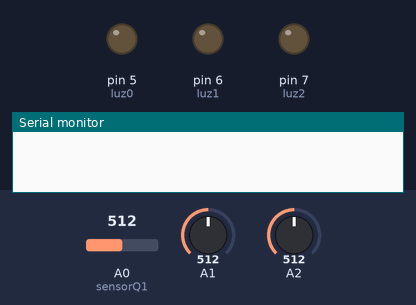
A sketch run on a simulated Arduino Uno, built with avr-gcc and run on an emulated ATmega328P. Parts: output pins drawn as LEDs (lit = HIGH), the last lines printed to the serial monitor. The test bench sets the inputs (shaded band); at power-on: A1 = 512, A2 = 512, A0 (sensorQ1) = 512.

Above: at 1.2 s.
1.3 s: A1 set to 325
4.3 s: A1 set to 304
5.8 s: A2 set to 329
At 8.6 s:
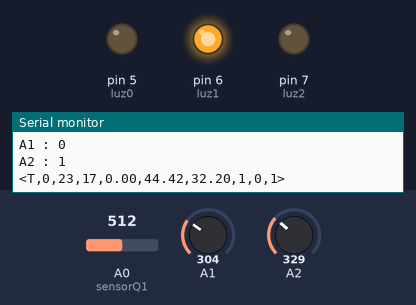
8.8 s: A2 set to 306
10.3 s: A0 (sensorQ1) set to 75
At 13.0 s:
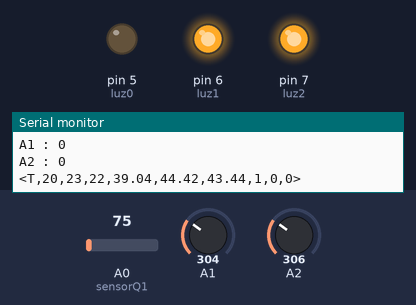
13.3 s: A0 (sensorQ1) set to 67
At 17.6 s:
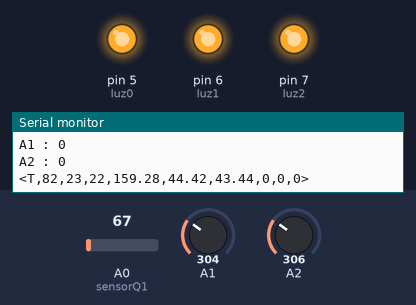
Timing chart, 0 to 17.9 s (numbered marks = the images above; inputs shaded):
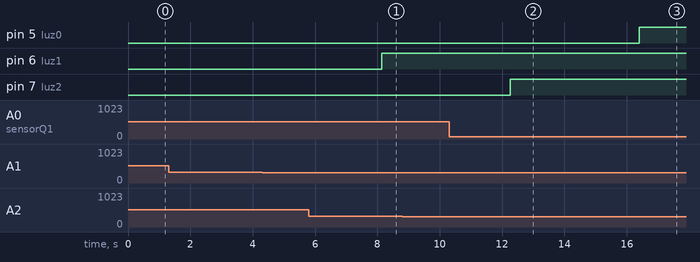

Measured:
- the behaviour switches between 72 and 71 on A0 (sensorQ1) (found by bisection; images 2 and 3)
- after the input at 4.3 s, every drawn part: stays the same
- after the input at 8.8 s, every drawn part: stays the same

The sketch:

tanques.ino
```cpp
/*********
  Enrique Coloch
  Complete project details at:

*********/

#include <SoftwareSerial.h>

#define sensorQ1  A0
#define sensorQ2  A1
#define sensorQ3  A2

#define luz0 5
#define luz1 6
#define luz2 7

int lecturaS0=0;
int lecturaS1=0;
int lecturaS2=0;

//altura de tanques

const int H_Q = 193;
float H_QR = 193.00;
const int CAPACIDAD = 1178;

int nivelQ0;
int nivelQ1;
int nivelQ2;
float xQ0;
float xQ1;
float xQ2;
int a0;
int a1;
int a2;


SoftwareSerial Bt(3, 4);
int input_serial=0;

void setup(){
  Serial.begin(9600);
  Bt.begin(9600);
  pinMode(sensorQ1,INPUT);
  pinMode(luz0,OUTPUT);
  pinMode(luz1,OUTPUT);
  pinMode(luz2,OUTPUT);

  digitalWrite(luz0,LOW);
  digitalWrite(luz1,LOW);
  digitalWrite(luz2,LOW);
}

int readSensors(){

  int samplesQuantity = 20;
  int promedio=0;
  int samples[samplesQuantity];
  int sumatoria;

  sumatoria=0;
  for(int i =0; i< samplesQuantity; i++){
    samples[i] = analogRead(A0);
    delay(200);
  }

  for(int i=0; i < samplesQuantity ;i++){
    sumatoria = sumatoria + samples[i];
  }

  lecturaS0 = (int) sumatoria / samplesQuantity;

  sumatoria=0;

  for(int i=0; i< samplesQuantity; i++){
    samples[i] = analogRead(A1);
  }

  for(int i=0; i < samplesQuantity ;i++){
    sumatoria = sumatoria + samples[i];
  }

  lecturaS1 = (int) sumatoria / samplesQuantity;

  sumatoria=0;

  for(int i =0; i< samplesQuantity; i++){
    samples[i] = analogRead(A2);
  }

  for(int i=0; i < samplesQuantity ;i++){
    //Serial.print(String(samples[i]) +",");
    sumatoria = sumatoria + samples[i];
  }

  //delay(200);
  lecturaS2 = (int) sumatoria / samplesQuantity;
  //Serial.println(lecturaS2);
}

int calculoNivel(int valor){
  int nivel;
  long distancia;
  int h;

  distancia = 500 * (long) valor;
  distancia = distancia /1023;
  if(distancia >= H_Q ){
     nivel = 0;
  }else if(distancia <=0 ){
    nivel = 100;
  }else{
    h = H_Q - distancia;
    nivel = (int) h * 100;
    nivel = (int) nivel / H_Q;
  }
  return nivel;
}

float obtener_distancia_h(int valor){
  //long distancia;
  //int h;

  float distancia;
  float h;

  distancia = 500 * (float) valor;
  distancia = distancia /1023;

  if(distancia >= H_QR ){
    h = 0;
  }else if(distancia <=0 ){
    h = H_QR;
  }else{
    h = H_QR - distancia;
  }

  return h;
}

void loop(){

  String recibido;

  readSensors();

  if (Serial.available()>0){
    recibido = Serial.readString();
    input_serial = recibido.toInt();
    Serial.flush();
  }
  Serial.println("INPUTSERIAL: " + String(input_serial));

  /*
  lecturaS0 = input_serial;
  lecturaS1 = input_serial;
  lecturaS2 = input_serial;
  */

  nivelQ0 =  calculoNivel(lecturaS0);
  nivelQ1 =  calculoNivel(lecturaS1);
  nivelQ2 =  calculoNivel(lecturaS2);

  xQ0 = obtener_distancia_h(lecturaS0);
  xQ1 = obtener_distancia_h(lecturaS1);
  xQ2 = obtener_distancia_h(lecturaS2);

  Serial.println("Esta es la distancia x: " + String(xQ0));

  if(nivelQ0 <= 20){
    digitalWrite(luz0,LOW);
    a0 = 1;
  }else{
    digitalWrite(luz0,HIGH);
    a0 = 0;
  }

  if(nivelQ1 <= 20){
    digitalWrite(luz1,LOW);
    a1 = 1;
  }else{
    digitalWrite(luz1,HIGH);
    a1 = 0;
  }

  if(nivelQ2 <= 20){
    digitalWrite(luz2,LOW);
    a2 = 1;
  }else{
    digitalWrite(luz2,HIGH);
    a2 = 0;
  }

  String frame = "<T,N0,N1,N2,x0,x1,x2,A0,A1,A2>";

  frame.replace("N0",String(nivelQ0,DEC));
  frame.replace("N1",String(nivelQ1,DEC));
  frame.replace("N2",String(nivelQ2,DEC));

  frame.replace("x0",String(xQ0,2));
  frame.replace("x1",String(xQ1,2));
  frame.replace("x2",String(xQ2,2));

  frame.replace("A0",String(a0,DEC));
  frame.replace("A1",String(a1,DEC));
  frame.replace("A2",String(a2,DEC));

  Serial.println("nivel_0 : " + String(nivelQ0));
  Serial.println("nivel_1 : " + String(nivelQ1));
  Serial.println("nivel_2 : " + String(nivelQ2));
  Serial.println("xQ0 : " + String(xQ0));
  Serial.println("xQ1 : " + String(xQ1));
  Serial.println("xQ2 : " + String(xQ2));
  Serial.println("A0 : " + String(a0));
  Serial.println("A1 : " + String(a1));
  Serial.println("A2 : " + String(a2));

  Bt.println(frame);
  Serial.println(frame);
  //delay(1000);


}
```
